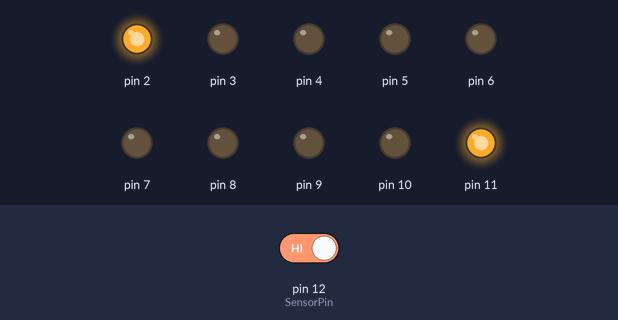
The sketch below on a simulated Arduino Uno, built with avr-gcc and run on an emulated ATmega328P. Shown: output pins drawn as LEDs (lit = HIGH). The test bench sets the inputs (shaded band); at power-on: pin 12 (SensorPin) HIGH.

Above: at 1.2 s.
1.3 s: pin 12 (SensorPin) driven LOW
At 2.5 s:
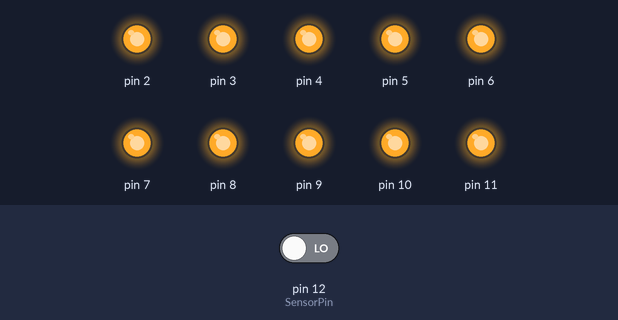
Timing chart, 0 to 4.3 s (numbered marks = the images above; inputs shaded):
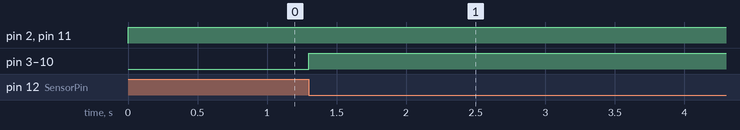

Measured:
- after the input at 1.3 s, pin 3–10: LOW → HIGH at once

The sketch:

Version2.ino
```cpp
bool A[]={1,1,1,1,1,1,1,1,1,0,0,1,0,0,0,0,1,0,0,1,0,0,0,0,1,0,0,1,0,0,0,0,1,1,1,1,1,1,1,1};
bool B[]={1,1,1,1,1,1,1,1,1,0,0,1,0,0,0,1,1,0,0,1,0,0,0,1,1,0,0,1,0,0,0,1,1,1,1,1,1,1,1,1};
bool C[]={1,1,1,1,1,1,1,1,1,0,0,0,0,0,0,1,1,0,0,0,0,0,0,1,1,0,0,0,0,0,0,1,1,0,0,0,0,0,0,1};
bool D[]={1,1,1,1,1,1,1,1,1,0,0,1,0,0,0,1,1,0,0,1,0,0,0,1,1,0,0,1,0,0,0,1,0,1,1,1,1,1,1,0};
bool E[]={1,1,1,1,1,1,1,1,1,0,0,1,0,0,0,1,1,0,0,1,0,0,0,1,1,0,0,1,0,0,0,1,1,0,0,1,0,0,0,1};
bool F[]={1,1,1,1,1,1,1,1,1,0,0,1,0,0,0,0,1,0,0,1,0,0,0,0,1,0,0,1,0,0,0,0,1,0,0,1,0,0,0,0};
bool G[]={0,1,1,1,1,0,0,0,1,0,0,0,1,0,0,0,1,0,0,0,1,0,0,0,1,0,0,1,1,0,0,0,1,0,0,1,1,1,1,1};
bool H[]={1,1,1,1,1,1,1,1,0,0,0,1,0,0,0,0,0,0,0,1,0,0,0,0,0,0,0,1,0,0,0,0,1,1,1,1,1,1,1,1};
bool I[]={1,0,0,0,0,0,0,1,1,0,0,0,0,0,0,1,1,1,1,1,1,1,1,1,1,0,0,0,0,0,0,1,1,0,0,0,0,0,0,1};
bool J[]={1,0,0,0,0,1,1,1,1,0,0,0,0,0,0,1,1,1,1,1,1,1,1,1,1,0,0,0,0,0,0,0,1,0,0,0,0,0,0,0};
bool K[]={1,1,1,1,1,1,1,1,0,0,1,0,1,0,0,0,0,1,0,0,0,1,0,0,1,0,0,0,0,0,1,0,0,0,0,0,0,0,0,0};
bool L[]={1,1,1,1,1,1,1,1,0,0,0,0,0,0,0,1,0,0,0,0,0,0,0,1,0,0,0,0,0,0,0,1,0,0,0,0,0,0,0,1};
bool M[]={1,1,1,1,1,1,1,1,0,0,1,0,0,0,0,0,0,0,0,0,1,0,0,0,0,0,1,0,0,0,0,0,1,1,1,1,1,1,1,1};
bool N[]={1,1,1,1,1,1,1,1,0,0,1,0,0,0,0,0,0,0,0,0,1,0,0,0,0,0,0,0,0,0,1,0,1,1,1,1,1,1,1,1};
bool O[]={0,1,1,1,1,1,1,0,1,0,0,0,0,0,0,1,1,0,0,0,0,0,0,1,1,0,0,0,0,0,0,1,0,1,1,1,1,1,1,0};
bool P[]={1,1,1,1,1,1,1,1,1,0,0,0,1,0,0,0,1,0,0,0,1,0,0,0,1,0,0,0,1,0,0,0,1,1,1,1,1,0,0,0};
bool Q[]={1,1,1,1,1,1,1,0,1,0,0,0,0,0,1,0,1,0,0,0,0,1,1,0,1,1,1,1,1,1,1,0,0,0,0,0,0,0,0,0};
bool R[]={1,1,1,1,1,1,1,1,1,0,0,1,1,0,0,0,1,0,0,1,0,1,0,0,1,0,0,1,0,0,1,0,1,1,1,1,0,0,0,1};
bool S[]={1,1,1,1,1,0,0,1,1,0,0,0,1,0,0,1,1,0,0,0,1,0,0,1,1,0,0,0,1,0,0,1,1,0,0,0,1,1,1,1};
bool T[]={1,0,0,0,0,0,0,0,1,0,0,0,0,0,0,0,1,1,1,1,1,1,1,1,1,0,0,0,0,0,0,0,1,0,0,0,0,0,0,0};
bool U[]={1,1,1,1,1,1,1,1,0,0,0,0,0,0,0,1,0,0,0,0,0,0,0,1,0,0,0,0,0,0,0,1,1,1,1,1,1,1,1,1};
bool V[]={1,1,1,1,1,1,0,0,0,0,0,0,0,0,1,0,0,0,0,0,0,0,0,1,0,0,0,0,0,0,1,0,1,1,1,1,1,1,0,0};
bool W[]={1,1,1,1,1,1,1,1,0,0,0,0,0,1,0,0,0,0,0,1,0,0,0,0,0,0,0,0,0,1,0,0,1,1,1,1,1,1,1,1};
bool X[]={1,0,0,0,0,0,0,1,0,0,1,0,0,1,0,0,0,0,0,0,1,0,0,0,0,0,1,0,0,1,0,0,1,0,0,0,0,0,0,1};
bool Y[]={1,0,0,0,0,0,0,0,0,0,1,0,0,0,0,0,0,0,0,0,1,1,1,1,0,0,1,0,0,0,0,0,1,0,0,0,0,0,0,0};
bool Z[]={0,0,0,0,0,0,0,0,1,0,0,0,0,0,1,0,1,0,0,0,1,0,1,0,1,0,1,0,0,0,1,0,1,0,0,0,0,0,1,0};
bool Space[] = {0,0,0,0,0,0,0,0,0,0,0,0,0,0,0,0,0,0,0,0,0,0,0,0,0,0,0,0,0,0,0,0,0,0,0,0,0,0,0,0};

int timer = 500;
int SensorPin = 12;

void setup() {

  //initialize all d2-d11 pins as output
  for(int pin = 2 ; pin <= 11; pin++)
  {
     pinMode(pin,OUTPUT);
  }

  //initialize d12 as input
  pinMode(SensorPin,INPUT);
}

void loop() {

// above red and bottom always on
digitalWrite(2,HIGH);
digitalWrite(11,HIGH);

  // test to be displayed
  String text = "APNA TIME AA GAYA";
  int length = text.length();

  int state = digitalRead(SensorPin);
  if(state == 0)
  {
    display(text);
  }


}

void display(String text)
{
  for( int i = 0; i <= text.length(); i++)
  {
     displayLetter(text[i]);
  }
}

void displayLetter(char n)
{
    switch(n)
    {
       case 'A' : Alphadisplay(A);
                  break;
       case 'B' : Alphadisplay(B);
                  break;
       case 'C' : Alphadisplay(C);
                  break;
       case 'D' : Alphadisplay(D);
                  break;
       case 'E' : Alphadisplay(E);
                  break;
       case 'F' : Alphadisplay(F);
                  break;
       case 'G' : Alphadisplay(G);
                  break;
       case 'H' : Alphadisplay(H);
                  break;
       case 'I' : Alphadisplay(I);
                  break;
       case 'J' : Alphadisplay(J);
                  break;
       case 'K' : Alphadisplay(K);
                  break;
       case 'L' : Alphadisplay(L);
                  break;
       case 'M' : Alphadisplay(M);
                  break;
       case 'N' : Alphadisplay(N);
                  break;
       case 'O' : Alphadisplay(O);
                  break;
       case 'P' : Alphadisplay(P);
                  break;
       case 'Q' : Alphadisplay(Q);
                  break;
       case 'R' : Alphadisplay(R);
                  break;
       case 'S' : Alphadisplay(S);
                  break;
       case 'T' : Alphadisplay(T);
                  break;
       case 'U' : Alphadisplay(U);
                  break;
       case 'V' : Alphadisplay(V);
                  break;
       case 'W' : Alphadisplay(W);
                  break;
       case 'X' : Alphadisplay(X);
                  break;
       case 'Y' : Alphadisplay(Y);
                  break;
       case 'Z' : Alphadisplay(Z);
                  break;
       case ' ' : Alphadisplay(Space);
                  break;
       default : break;

    }
}
void clear(int timer)
{
  for(int i = 3 ; i<11 ; i++)
    pinMode(i,LOW);
  delayMicroseconds(timer);
}
void Alphadisplay(bool alphabet[])
{
  int counter = 0;
  for(int state = 0 ; state < 5 ; state++)
  {
    for(int pin = 3 ; pin <=10 ; pin++)
    {
      digitalWrite(pin,alphabet[counter++]);

    }

    delayMicroseconds(timer);
    clear(900);

  }
}
```
